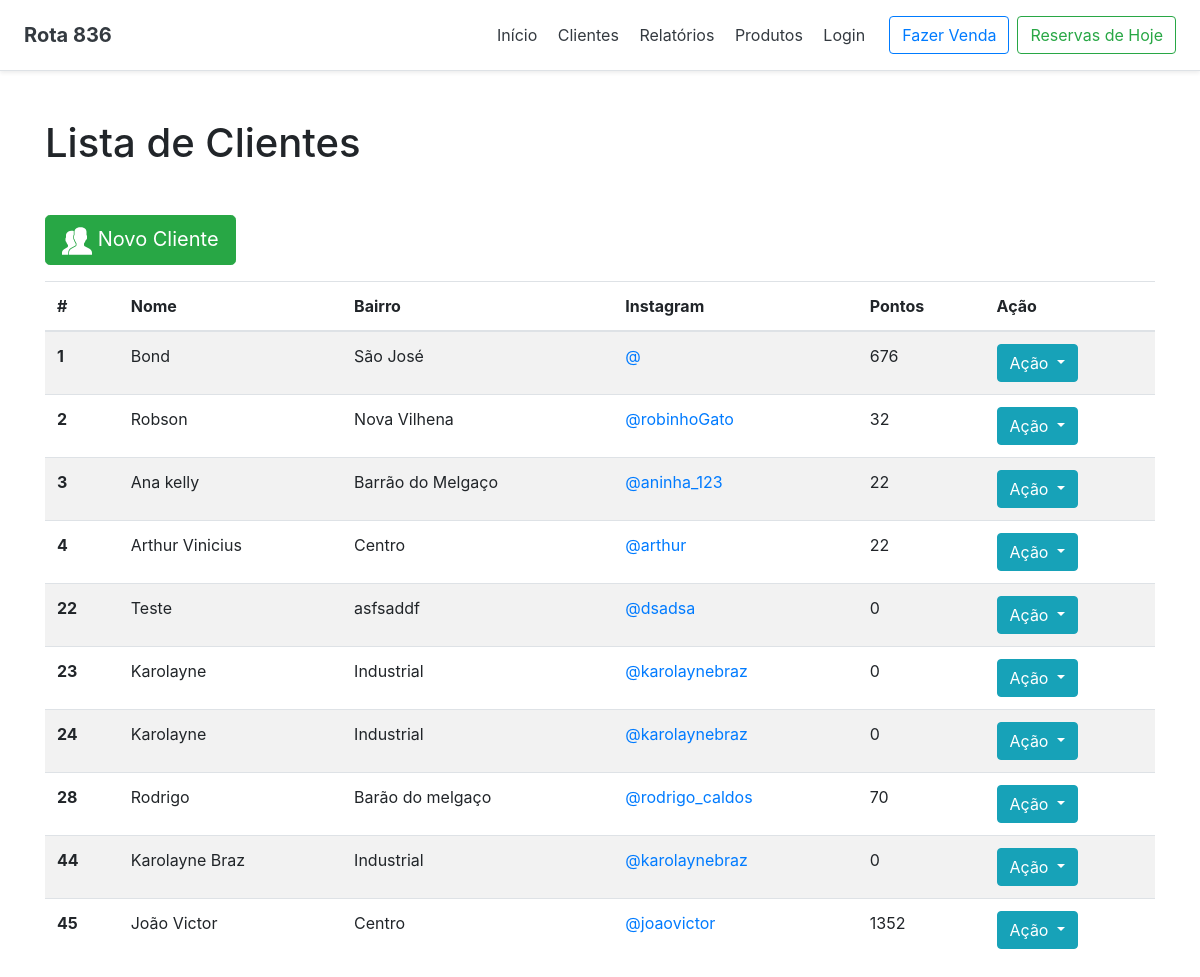
Screenshot of /salao/cliente/listar/ with the database file from the repository.
### salao/models.py (models this page shows, shortened)
class Cliente (models.Model):
    nome_cliente = models.CharField(max_length=200, null=False)
    telefone_cliente = models.CharField(max_length=12)
    instagram_cliente = models.CharField(max_length=50)
    bairro_cliente = models.CharField(max_length=200, null=False)
    @property
    def pontos_cliente(self):
        pontos = 0
        vendas = self.venda_set.all()
        for x in vendas:
            pontos += x.soma_pontos_venda
        return pontos
    @property
    def toJSON(self):
        return json.dumps(self, default=lambda x: x.__dict__)

class Venda(models.Model):
    data_hora_venda = models.DateTimeField(auto_now_add=True)
    cliente_venda = models.ForeignKey(Cliente, on_delete=models.CASCADE, null=False)
    servico_venda = models.ManyToManyField(Servico, blank=True)
    produto_venda = models.ManyToManyField(Produto, blank=True)
    @property
    def soma_pontos_venda(self):
        pontos = 0
        if self.servico_venda:
            for x in self.servico_venda.all():
                pontos = pontos + x.pontos_servico
        if self.produto_venda:
            for x in self.produto_venda.all():
                pontos = pontos + x.pontos_produto
        return pontos

class Servico(models.Model):
    desc_servico = models.CharField(max_length=200, null=False)
    pontos_servico = models.IntegerField(null=False)
    valor_servico = models.FloatField(null=False)

class Produto(models.Model):
    desc_produto = models.CharField(max_length=200, null=False)
    pontos_produto = models.IntegerField(null=False)
    valor_produto = models.FloatField(max_length=12, null=False)
    marca_produto = models.CharField(max_length=100, null=False)

### salao/views.py (the view)
# urls.py: path('cliente/listar/', views.ListarClientes.as_view(), name='listar_clientes'),
class ListarClientes(ListView):
    template_name = 'salao/cliente/listar.html'
    model = Cliente
    context_object_name = 'clientes'
    paginate_by=10

### salao/templates/salao/cliente/listar.html (shortened to what this page needs)
{% extends '../base.html' %}
{% load staticfiles %}
{% block h1_pagina %}
    Lista de Clientes
{% endblock h1_pagina %}
{% block content %}
    <a href="{% url 'salao:incluir_cliente' %}"><button class="btn btn-success btn-lg mb-3"><img src="{% static 'img/cliente.svg' %}" height="30px" width="30px"> Novo Cliente</button></a>
        <table class="table table-striped">
            <thead>
                <tr>
                  <th scope="col">#</th>
                  <th scope="col">Nome</th>
                  <th scope="col">Bairro</th>
                  <th scope="col">Instagram</th>
                  <th scope="col">Pontos</th>
                  <th scope="col">Ação</th>
                </tr>
            </thead>
            <tbody>
                {% for cliente in object_list %}
                <tr id="{{ cliente.id }}">
                  <th scope="row" id="id_cliente">{{ cliente.id }}</th>
                  <td name="nome_cliente">{{ cliente.nome_cliente }}</td>
                  <td>{{ cliente.bairro_cliente }}</td>
                  <td><a target="_blank" rel="noopener noreferrer" href="https://www.instagram.com/{{ cliente.instagram_cliente }}/">@{{ cliente.instagram_cliente }}</a></td>
                  <td>{{ cliente.pontos_cliente }}</td>
                  <td><div class="btn-group">
                              <button type="button" class="btn btn-info dropdown-toggle" data-toggle="dropdown" aria-haspopup="true" aria-expanded="false">
                                Ação
                              </button>
                        </div>
                  </td>
                </tr>
                {% endfor %}
            </tbody>
            </table>
{% endblock content %}

### rows the page displays
Cliente: id "1", nome_cliente "Bond", bairro_cliente "São José", pontos_cliente "676"
Cliente: id "2", nome_cliente "Robson", bairro_cliente "Nova Vilhena", instagram_cliente "robinhoGato", pontos_cliente "32"
Cliente: id "3", nome_cliente "Ana kelly", bairro_cliente "Barrão do Melgaço", instagram_cliente "aninha_123", pontos_cliente "22"
Cliente: id "4", nome_cliente "Arthur Vinicius", bairro_cliente "Centro", instagram_cliente "arthur", pontos_cliente "22"
Cliente: id "22", nome_cliente "Teste", bairro_cliente "asfsaddf", instagram_cliente "dsadsa", pontos_cliente "0"
Cliente: id "23", nome_cliente "Karolayne", bairro_cliente "Industrial", instagram_cliente "karolaynebraz", pontos_cliente "0"
Cliente: id "24", nome_cliente "Karolayne", bairro_cliente "Industrial", instagram_cliente "karolaynebraz", pontos_cliente "0"
Cliente: id "28", nome_cliente "Rodrigo", bairro_cliente "Barão do melgaço", instagram_cliente "rodrigo_caldos", pontos_cliente "70"
Cliente: id "44", nome_cliente "Karolayne Braz", bairro_cliente "Industrial", instagram_cliente "karolaynebraz", pontos_cliente "0"
Cliente: id "45", nome_cliente "João Victor", bairro_cliente "Centro", instagram_cliente "joaovictor", pontos_cliente "1352"
